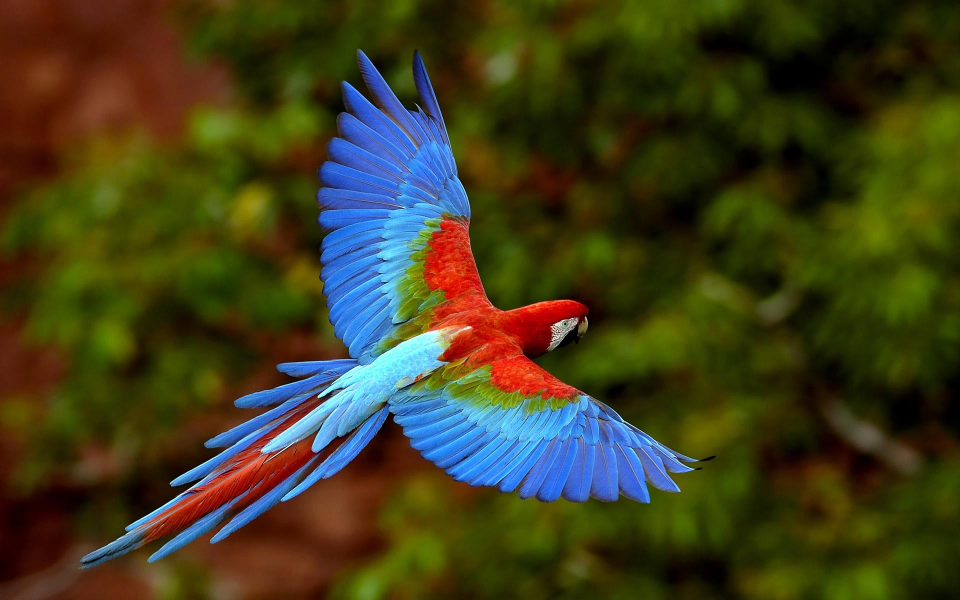
#> input picture 1.seviye/bolum(16-ileriseviyemoduller)/kuş.jpg, 1920 x 1200 px (shown at 1/2 size)
$ python bolum16_eg4_pillow-modulu.py
#> lines starting #> are read from the running program, lines starting #| are printed output that depends on the picture
from PIL import Image,ImageFilter
#
image = Image.open("kuş.jpg")
#> image is the input picture: PIL image 1920x1200 RGB; mean R, G, B 64, 61.5, 28.9
#
# image.filter(ImageFilter.GaussianBlur(10)).save("kuş2.jpg")
#
kırpılacak_alan = (155,155,1500,1100)
image.crop(kırpılacak_alan).save("kus1.jpg")
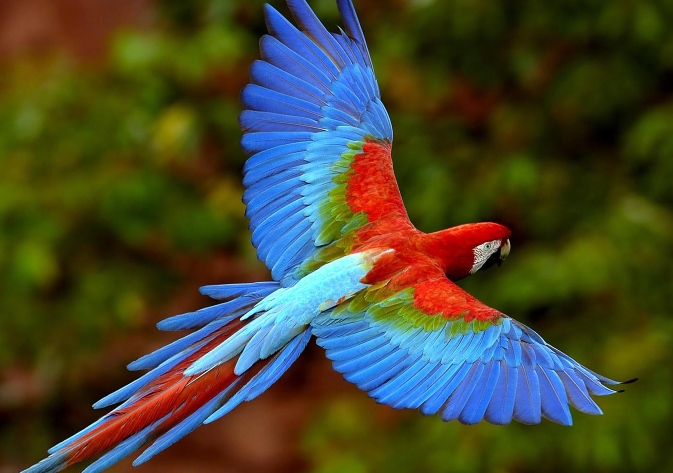
#> saved as kus1.jpg: PIL image 1345x945 RGB (shown at 1/2 size); mean R, G, B 71.3, 72.4, 48.7
# image.rotate(180).save("kuş2.jpg")
#
# image.convert(mode = "L").save("kuş22.jpg")
